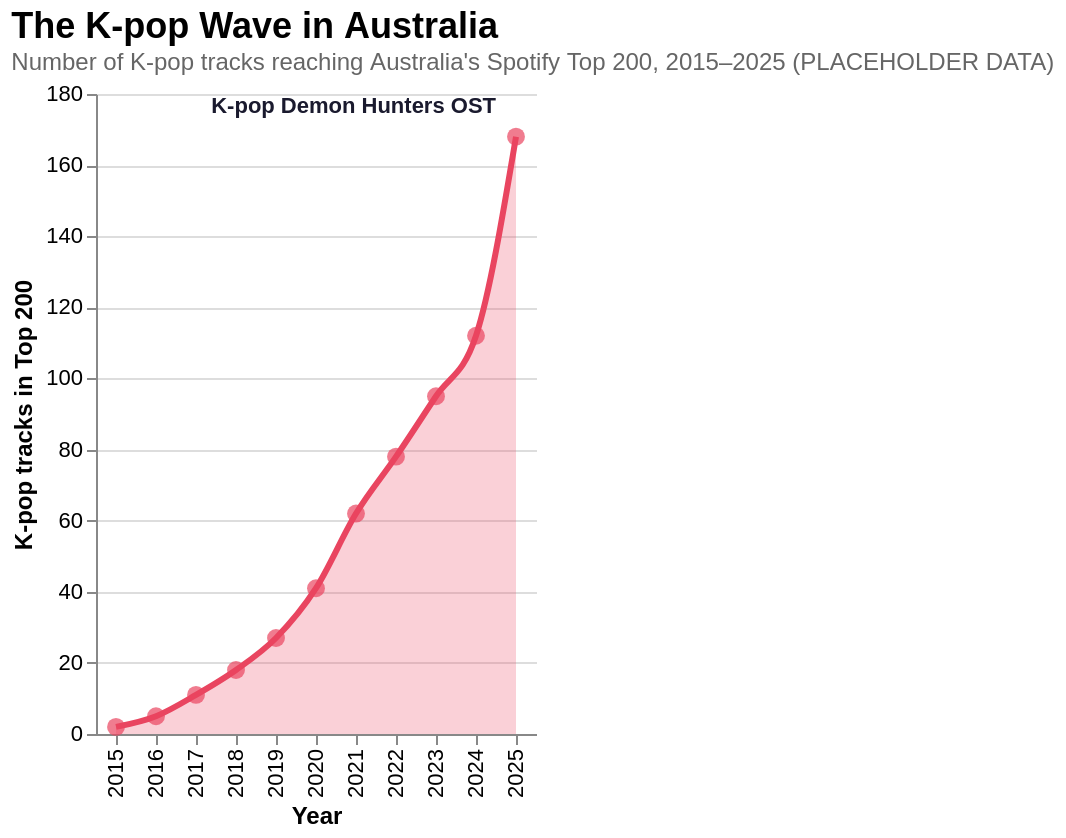

Source (Vega-Lite JSON):
### Vega-Lite specification from a JSON file in a GitHub repository (floating-point values rounded to 4 significant figures)
{"$schema": "https://vega.github.io/schema/vega-lite/v5.json", "title": {"text": "The K-pop Wave in Australia", "subtitle": "Number of K-pop tracks reaching Australia's Spotify Top 200, 2015–2025 (PLACEHOLDER DATA)", "anchor": "start", "fontSize": 18, "subtitleFontSize": 12, "subtitleColor": "#666"}, "width": "container", "height": 320, "data": {"values": [{"year": 2015, "tracks": 2}, {"year": 2016, "tracks": 5}, {"year": 2017, "tracks": 11}, {"year": 2018, "tracks": 18}, {"year": 2019, "tracks": 27}, {"year": 2020, "tracks": 41}, {"year": 2021, "tracks": 62}, {"year": 2022, "tracks": 78}, {"year": 2023, "tracks": 95}, {"year": 2024, "tracks": 112}, {"year": 2025, "tracks": 168}]}, "layer": [{"mark": {"type": "area", "color": "#e94560", "opacity": 0.25, "interpolate": "monotone"}, "encoding": {"x": {"field": "year", "type": "ordinal", "title": "Year"}, "y": {"field": "tracks", "type": "quantitative", "title": "K-pop tracks in Top 200"}}}, {"mark": {"type": "line", "color": "#e94560", "strokeWidth": 3, "interpolate": "monotone"}, "encoding": {"x": {"field": "year", "type": "ordinal"}, "y": {"field": "tracks", "type": "quantitative"}}}, {"mark": {"type": "point", "color": "#e94560", "filled": true, "size": 80}, "encoding": {"x": {"field": "year", "type": "ordinal"}, "y": {"field": "tracks", "type": "quantitative"}, "tooltip": [{"field": "year", "title": "Year"}, {"field": "tracks", "title": "Tracks in Top 200"}]}}, {"data": {"values": [{"year": 2025, "tracks": 168, "label": "K-pop Demon Hunters OST"}]}, "mark": {"type": "text", "align": "right", "dx": -10, "dy": -15, "fontWeight": "bold", "color": "#1a1a2e"}, "encoding": {"x": {"field": "year", "type": "ordinal"}, "y": {"field": "tracks", "type": "quantitative"}, "text": {"field": "label"}}}], "config": {"axis": {"labelFontSize": 11, "titleFontSize": 12}, "view": {"stroke": null}}}
